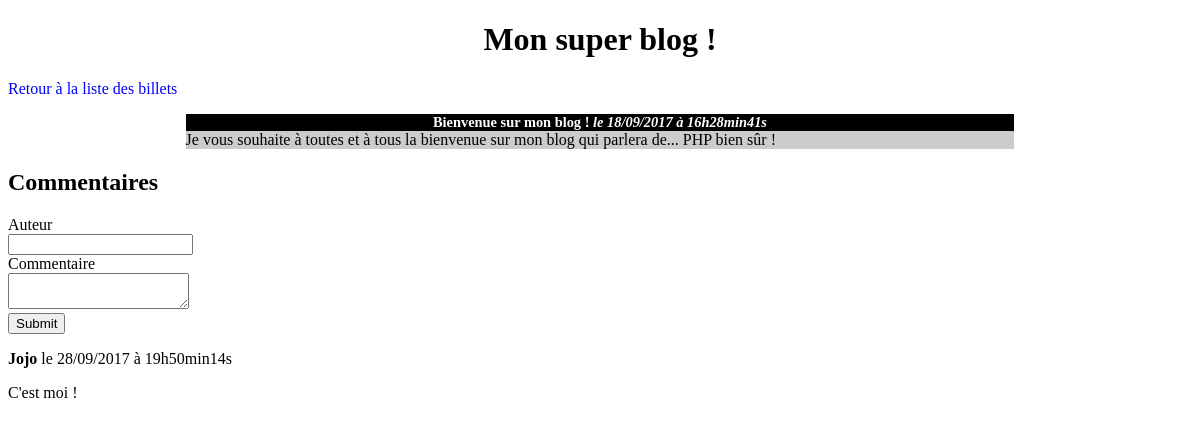
Page /index.php?action=post&id=1 on the committed database.
### tables this page shows
CREATE TABLE `posts` (
  `id` int(11) NOT NULL,
  `title` varchar(255) NOT NULL,
  `content` text NOT NULL,
  `creation_date` datetime NOT NULL
);

CREATE TABLE `comments` (
  `id` int(11) NOT NULL,
  `post_id` int(11) NOT NULL,
  `author` varchar(255) NOT NULL,
  `comment` text NOT NULL,
  `comment_date` datetime NOT NULL
);

### controller/frontend.php (called while the page is built, shortened)
<?php
require('model/frontend.php');
function post()
{
    $post = getPost($_GET['id']);
    $comments = getComments($_GET['id']);
    require('view/frontend/postView.php');
}

### model/frontend.php (called while the page is built, shortened)
<?php
function getPost($postId)
{
    $db = dbConnect();
    $req = $db->prepare("SELECT id, title, content, DATE_FORMAT(creation_date, '%d/%m/%Y à %Hh%imin%ss') AS creation_date_fr FROM posts WHERE id = ?");
    $req->execute(array($postId));
    $post = $req->fetch();
    return $post;
}
function getComments($postId)
{
    $db = dbConnect();
    $comments = $db->prepare("SELECT id, author, comment, DATE_FORMAT(comment_date, '%d/%m/%Y à %Hh%imin%ss') AS comment_date_fr FROM comments WHERE post_id = ? ORDER BY comment_date DESC");
    $comments->execute(array($postId));
    return $comments;
}
function dbConnect()
{
  try{
    $db = new PDO('mysql:host=localhost;dbname=test;charset=utf8', 'dbuser', '');
    return $db;
  }
  catch(Exception $e){
    die("Erreur : ".$e->getMessage());
  }
}

### view/frontend/postView.php (the view, shortened to what this page needs)
<h1>Mon super blog !</h1>
<p><a href="index.php">Retour à la liste des billets</a></p>
<div class="news">
    <h3>
        <?= htmlspecialchars($post['title']) ?>
        <em>le <?= $post['creation_date_fr'] ?></em>
    </h3>
    <p>
        <?= nl2br(htmlspecialchars($post['content'])) ?>
    </p>
</div>
<h2>Commentaires</h2>
<form action="index.php?action=addComment&amp;id=<?= $post['id'] ?>" method="post">
    <div>
        <label for="author">Auteur</label><br />
        <input type="text" id="author" name="author" />
    </div>
    <div>
        <label for="comment">Commentaire</label><br />
        <textarea id="comment" name="comment"></textarea>
    </div>
    <div>
        <input type="submit" />
    </div>
</form>
<?php
while ($comment = $comments->fetch())
{
?>
    <p><strong><?= htmlspecialchars($comment['author']) ?></strong> le <?= $comment['comment_date_fr'] ?></p>
    <p><?= nl2br(htmlspecialchars($comment['comment'])) ?></p>
<?php
}
?>
<?php require('template.php'); ?>

### public/css/style.css (style rules this page uses)
h1, h3 { text-align:center; }
h3 { background-color:black; color:white; font-size:0.9em; margin-bottom:0px; }
.news p { background-color:#CCCCCC; margin-top:0px; }
.news { width:70%; margin:auto; }
a { text-decoration: none; color: blue; }

### rows in the picture
posts: title "Bienvenue sur mon blog !", content "Je vous souhaite à toutes et à tous la bienvenue sur mon blog qui parlera de... PHP bien sûr !"
comments: author "Jojo", comment_date_fr "28/09/2017 à 19h50min14s", comment "C'est moi !"

### other values in the picture
$post['creation_date_fr'] "18/09/2017 à 16h28min41s"
